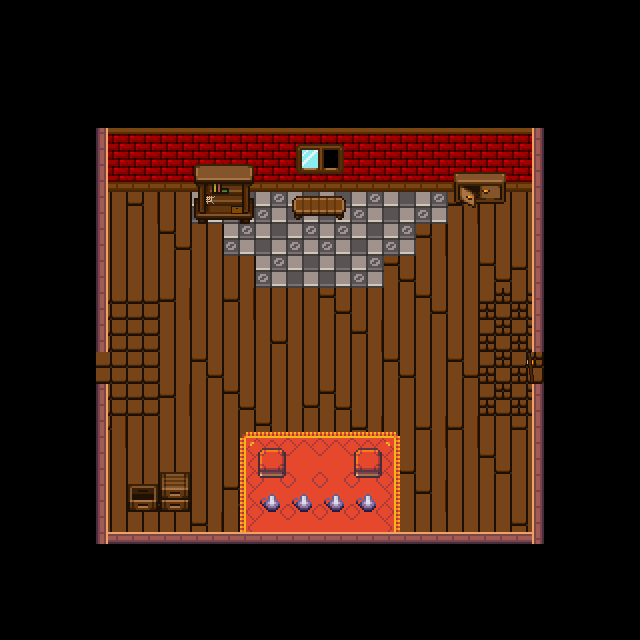

A level layout from a 2D game, rendered from its tile map. Below: a short description, then the map file with tile-grid data replaced by summaries:
An orthogonal 20x20 tile map with 32x32 px tiles, 11 tile layers (Ground, Zone 4, Decorations Ground, Decorations Ground Raised, ...) and 3 objects.

<map version="1.10" tiledversion="1.10.1" orientation="orthogonal" renderorder="right-down" width="20" height="20" tilewidth="32" tileheight="32" infinite="0" nextlayerid="12" nextobjectid="1">
 <editorsettings>
  <export target="main.json" format="json" />
 </editorsettings>
 <tileset firstgid="1" name="tileset" tilewidth="32" tileheight="32" tilecount="768" columns="48">
  <image source="tileset.png" width="1536" height="512" />
  <tile id="96">
   <objectgroup draworder="index" id="2">
    <object id="1" x="0" y="0" width="32" height="32" />
   </objectgroup>
  </tile>
  <tile id="144">
   <objectgroup draworder="index" id="3">
    <object id="2" x="0" y="0" width="32" height="32" />
    <object id="3" x="0" y="0" width="32" height="32" />
   </objectgroup>
  </tile>
 </tileset>
 <layer id="1" name="Ground" width="20" height="20">
  <data>[400 cells, 113 non-empty, 4 distinct tile ids]</data>
 </layer>
 <layer id="6" name="Zone 4" width="20" height="20">
  <data>[400 cells, 18 non-empty, 2 distinct tile ids]</data>
 </layer>
 <layer id="9" name="Decorations Ground" width="20" height="20">
  <data>[400 cells, 31 non-empty, 13 distinct tile ids]</data>
 </layer>
 <layer id="11" name="Decorations Ground Raised" width="20" height="20">
  <data>[400 cells, 2 non-empty, 1 distinct tile ids]</data>
 </layer>
 <layer id="3" name="Zone 1" width="20" height="20">
  <data>[400 cells, 4 non-empty, 1 distinct tile ids]</data>
 </layer>
 <layer id="4" name="Zone 2" width="20" height="20">
  <data>[400 cells, 8 non-empty, 1 distinct tile ids]</data>
 </layer>
 <layer id="5" name="Zone 3" width="20" height="20">
  <data>[400 cells, 8 non-empty, 1 distinct tile ids]</data>
 </layer>
 <layer id="10" name="Room Objects" width="20" height="20">
  <data>[400 cells, 2 non-empty, 2 distinct tile ids]</data>
 </layer>
 <layer id="2" name="Walls" width="20" height="20">
  <data>[400 cells, 62 non-empty, 5 distinct tile ids]</data>
 </layer>
 <layer id="8" name="Decorations Walls" width="20" height="20">
  <data>[400 cells, 8 non-empty, 8 distinct tile ids]</data>
 </layer>
 <layer id="7" name="Corners" width="20" height="20">
  <data>[400 cells, 6 non-empty, 1 distinct tile ids]</data>
 </layer>
</map>